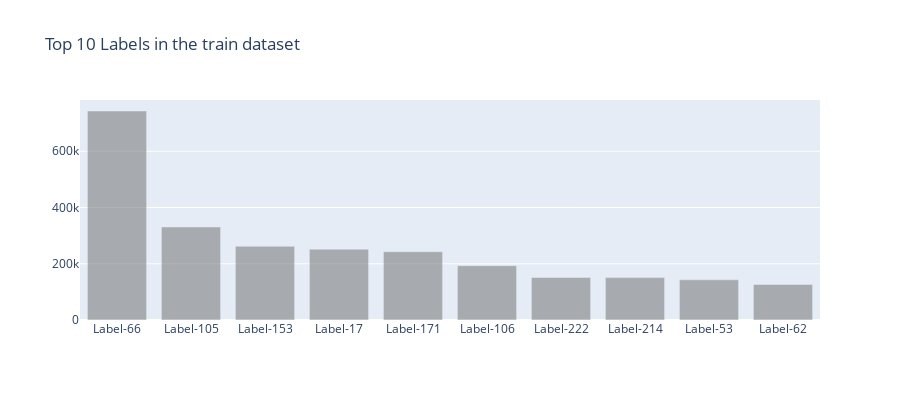

Notebook code for this chart:
### Code cell
# most common labels 

temps = train_labels.most_common(10)
labels_tr = ["Label-"+str(x[0]) for x in temps]
values = [x[1] for x in temps]

trace1 = go.Bar(x=labels_tr, y=values, opacity=0.7, name="year count", marker=dict(color='rgba(120, 120, 120, 0.8)'))
layout = dict(height=400, title='Top 10 Labels in the train dataset', legend=dict(orientation="h"));

fig = go.Figure(data=[trace1], layout=layout);
iplot(fig);

### Figure 1 — Plotly figure (JSON) as saved in the notebook; plotly's stock layout.template omitted (floating-point values rounded to 4 significant figures)
{"data": [{"marker": {"color": "rgba(120, 120, 120, 0.8)"}, "name": "year count", "opacity": 0.7, "type": "bar", "x": ["Label-66", "Label-105", "Label-153", "Label-17", "Label-171", "Label-106", "Label-222", "Label-214", "Label-53", "Label-62"], "y": [743250, 330864, 261844, 251869, 243038, 193283, 151339, 150814, 142948, 126473]}], "layout": {"height": 400, "legend": {"orientation": "h"}, "title": {"text": "Top 10 Labels in the train dataset"}}}
